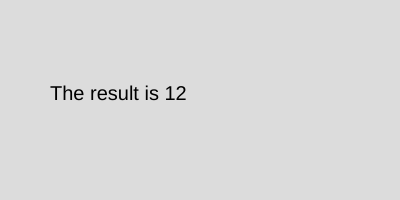
Frame 1 (no input)
Frame 60 (no input): identical to frame 1, image omitted
Frame 120 (the mouse pressed at the canvas centre since frame 60): identical to frame 1, image omitted

The p5.js sketch that drew this single still picture (run headless with seeded random() and noise() and a simulated clock; from frame 60 on, the mouse is pressed at the canvas centre):

// p5.js sketch
// ── sketch.js
function subtract(a, b, c, d) {
  return a - b - c - d;
}

let result;

function setup() {
  createCanvas(400, 200);
  result = subtract(20, 3, 4, 1);
}

function draw() {
  background(220);
  textSize(20);
  text("The result is " + result, 50, 100);
}
// ── in-class-Javascript-exercise.html
<!DOCTYPE html>
<html lang="en">
<head>
  <meta charset="UTF-8">
  <title>Button Example</title>

  <!-- Load p5.js -->
  <script src="https://cdn.jsdelivr.net/npm/p5@1.9.0/lib/p5.min.js"></script>
</head>

<body>

<script>
let button;
let message;

function setup() {
  noCanvas();

  button = createButton("Click Me");
  message = createP("Nothing happened yet");

  button.mousePressed(changeStuff);
}

function changeStuff() {
  message.html("I LOVE MY DOG");
  document.body.style.backgroundColor = "lightpink";
}
</script>

</body>
</html>

// ── in-class-event.html
<script>
document.addEventListener('DOMContentLoaded', function() {
  const button = document.getElementById('thisButton');
  button.addEventListener('click', function(){
    document.getElementById('message').innerText = "button was clicked!";
  });
});
</script>

// ── in-class-function.html
<!DOCTYPE html>
<html lang="en">
<head>
  <meta charset="UTF-8">
  <title>Subtract Example</title>

  <!-- Link p5.js -->
  <script src="https://cdnjs.cloudflare.com/ajax/libs/p5.js/1.9.0/p5.min.js"></script>
</head>
<body>

<script>
function subtract(a, b, c, d) {
  return a - b - c - d;
}

let result;

function setup() {
  createCanvas(400, 200);
  result = subtract(20, 3, 4, 1);
}

function draw() {
  background(220);
  textSize(20);
  text("The result is " + result, 50, 100);
}
</script>

</body>
</html>
